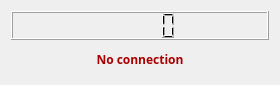
<?xml version="1.0" encoding="UTF-8"?>
<ui version="4.0">
 <class>MainWindow</class>
 <widget class="QMainWindow" name="MainWindow">
  <property name="geometry">
   <rect>
    <x>0</x>
    <y>0</y>
    <width>280</width>
    <height>85</height>
   </rect>
  </property>
  <property name="sizePolicy">
   <sizepolicy hsizetype="Fixed" vsizetype="Fixed">
    <horstretch>0</horstretch>
    <verstretch>0</verstretch>
   </sizepolicy>
  </property>
  <property name="minimumSize">
   <size>
    <width>280</width>
    <height>85</height>
   </size>
  </property>
  <property name="maximumSize">
   <size>
    <width>280</width>
    <height>85</height>
   </size>
  </property>
  <property name="font">
   <font>
    <family>Sans Serif</family>
   </font>
  </property>
  <property name="windowTitle">
   <string>AVR Emulator</string>
  </property>
  <widget class="QWidget" name="centralWidget">
   <layout class="QGridLayout" name="gridLayout">
    <item row="1" column="0" colspan="2">
     <widget class="QLabel" name="connectionState">
      <property name="font">
       <font>
        <family>Sans Serif</family>
       </font>
      </property>
      <property name="text">
       <string>&lt;html&gt;&lt;head/&gt;&lt;body&gt;&lt;p align=&quot;center&quot;&gt;&lt;span style=&quot; font-weight:600; color:#aa0000;&quot;&gt;No connection&lt;/span&gt;&lt;/p&gt;&lt;/body&gt;&lt;/html&gt;</string>
      </property>
     </widget>
    </item>
    <item row="0" column="0" colspan="2">
     <widget class="QLCDNumber" name="AVRPos"/>
    </item>
   </layout>
  </widget>
 </widget>
 <layoutdefault spacing="6" margin="11"/>
 <resources/>
 <connections/>
</ui>
